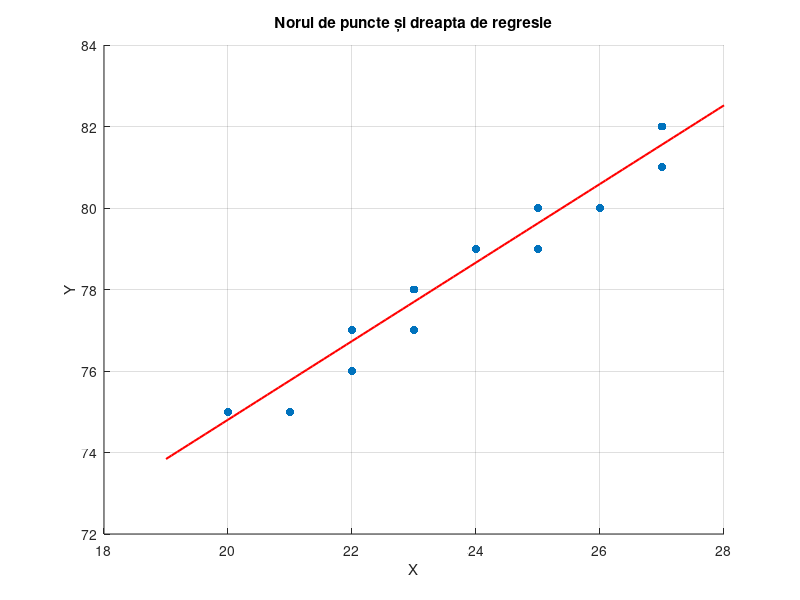

Recreate this plot in MATLAB.
% Datele statistice
X = [20,20 21 22,22,22 23,23,23,23,23,23 24,24,24,24,24 25,25,25,25,25,25,25,25,25 26,26 27,27];
Y = [75,75,75 76,76 77,77 78,78,78,78,78 79,79,79,79,79,79,79,79 80,80,80,80,80,80,80,80 81 82];

% a) Mediile
mean_X = mean(X);
mean_Y = mean(Y);

% b) Dispersiile
var_X = var(X, 1); % Dispersia pentru populație
var_Y = var(Y, 1);

% c) Covarianța
cov_XY = cov(X, Y);
cov_XY_value = cov_XY(1, 2);

% d) Coeficientul de corelație
correlation = corrcoef(X, Y);
r_XY = correlation(1, 2);

% e) Determinarea dreptei de regresie
p = polyfit(X, Y, 1); % Coeficienții dreptei de regresie
x_values_graph = linspace(min(X) - 1, max(X) + 1, 100); % Interval pentru reprezentare
y_regression = polyval(p, x_values_graph); % Valorile dreptei de regresie

% Reprezentarea grafică
figure;
scatter(X, Y, 'o', 'filled'); % Norul de puncte
hold on;
plot(x_values_graph, y_regression, 'r-', 'LineWidth', 1.5); % Dreapta de regresie
title('Norul de puncte și dreapta de regresie');
xlabel('X');
ylabel('Y');
grid on;
hold off;

% f) Prognozarea valorilor pentru x = 2.5 și x = 3
x_predict = [2.5, 3];
y_predict = polyval(p, x_predict);

% Afișarea rezultatelor
fprintf('Mediile: mean_X = %.4f, mean_Y = %.4f\n', mean_X, mean_Y);
fprintf('Dispersiile: var_X = %.4f, var_Y = %.4f\n', var_X, var_Y);
fprintf('Covarianța: cov(X, Y) = %.4f\n', cov_XY_value);
fprintf('Coeficientul de corelație: r(X, Y) = %.4f\n', r_XY);
fprintf('Ecuația dreptei de regresie: y = %.4fx + %.4f\n', p(1), p(2));
fprintf('Valori prognozate: y(2.5) = %.4f, y(3) = %.4f\n', y_predict(1), y_predict(2));
